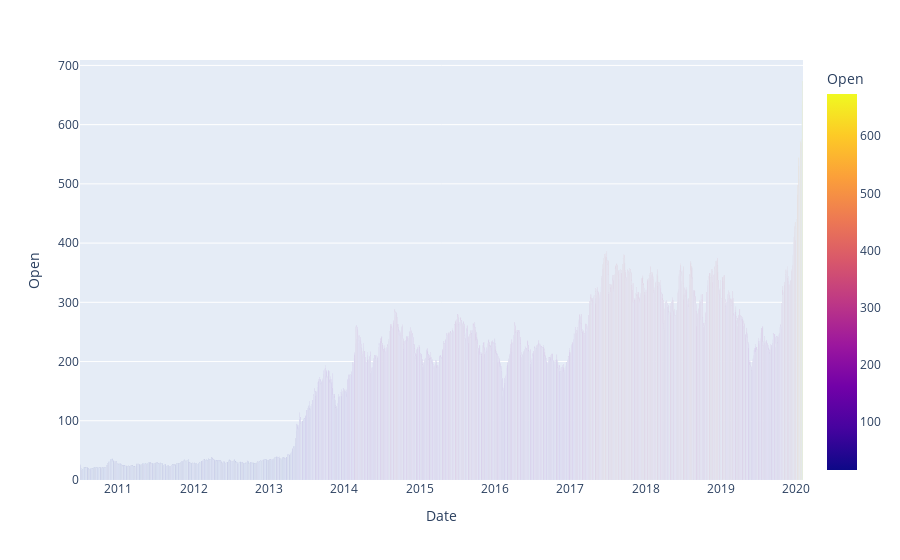

The code cell stored with this chart in its notebook:
### Code cell
# complete visulaization
fig1 = px.bar(dataFrame, x='Date', y='Open', color='Open')
fig1.show()

### Figure 1 — Plotly figure (JSON) as saved in the notebook; plotly's stock layout.template omitted (floating-point values rounded to 4 significant figures; data arrays with more than 128 entries replaced by an {"elided": "..."} marker saying what was removed)
{"data": [{"alignmentgroup": "True", "hovertemplate": "Date=%{x}<br>Open=%{marker.color}<extra></extra>", "legendgroup": "", "marker": {"color": {"elided": "2416 float values"}, "coloraxis": "coloraxis"}, "name": "", "offsetgroup": "", "orientation": "v", "showlegend": false, "textposition": "auto", "type": "bar", "x": {"elided": "2416 str values"}, "xaxis": "x", "y": {"elided": "2416 float values"}, "yaxis": "y"}], "layout": {"barmode": "relative", "coloraxis": {"colorbar": {"title": {"text": "Open"}}, "colorscale": [[0, "#0d0887"], [0.1111, "#46039f"], [0.2222, "#7201a8"], [0.3333, "#9c179e"], [0.4444, "#bd3786"], [0.5556, "#d8576b"], [0.6667, "#ed7953"], [0.7778, "#fb9f3a"], [0.8889, "#fdca26"], [1, "#f0f921"]]}, "legend": {"tracegroupgap": 0}, "margin": {"t": 60}, "xaxis": {"anchor": "y", "domain": [0, 1], "title": {"text": "Date"}}, "yaxis": {"anchor": "x", "domain": [0, 1], "title": {"text": "Open"}}}}
